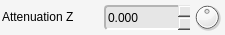
         <widget class="QFrame" name="attenuationZ">
          <property name="minimumSize">
           <size>
            <width>225</width>
            <height>35</height>
           </size>
          </property>
          <property name="maximumSize">
           <size>
            <width>225</width>
            <height>35</height>
           </size>
          </property>
          <property name="styleSheet">
           <string notr="true">background-color: rgb(245, 245, 245);
border-radius: 4px;</string>
          </property>
          <property name="frameShape">
           <enum>QFrame::NoFrame</enum>
          </property>
          <property name="frameShadow">
           <enum>QFrame::Plain</enum>
          </property>
          <property name="lineWidth">
           <number>0</number>
          </property>
          <widget class="QLabel" name="attenuationZ_lbl">
           <property name="geometry">
            <rect>
             <x>2</x>
             <y>2</y>
             <width>100</width>
             <height>30</height>
            </rect>
           </property>
           <property name="sizePolicy">
            <sizepolicy hsizetype="Fixed" vsizetype="Fixed">
             <horstretch>0</horstretch>
             <verstretch>0</verstretch>
            </sizepolicy>
           </property>
           <property name="minimumSize">
            <size>
             <width>100</width>
             <height>30</height>
            </size>
           </property>
           <property name="maximumSize">
            <size>
             <width>100</width>
             <height>30</height>
            </size>
           </property>
           <property name="font">
            <font>
             <weight>50</weight>
             <bold>false</bold>
            </font>
           </property>
           <property name="styleSheet">
            <string notr="true">border-width: 0px;</string>
           </property>
           <property name="text">
            <string>Attenuation Z</string>
           </property>
           <property name="margin">
            <number>1</number>
           </property>
          </widget>
          <widget class="QDoubleSpinBox" name="attenuationZ_value">
           <property name="geometry">
            <rect>
             <x>104</x>
             <y>5</y>
             <width>86</width>
             <height>25</height>
            </rect>
           </property>
           <property name="sizePolicy">
            <sizepolicy hsizetype="Fixed" vsizetype="Fixed">
             <horstretch>0</horstretch>
             <verstretch>0</verstretch>
            </sizepolicy>
           </property>
           <property name="minimumSize">
            <size>
             <width>86</width>
             <height>25</height>
            </size>
           </property>
           <property name="maximumSize">
            <size>
             <width>86</width>
             <height>25</height>
            </size>
           </property>
           <property name="styleSheet">
            <string notr="true">background-color: rgb(230, 230, 230);
border-top-color: rgb(180, 180, 180);
border-left-color: rgb(180, 180, 180);
border-bottom-color: rgb(255, 255, 255);
border-right-color: rgb(255, 255, 255);
border-style: solid;
border-width: 2px;</string>
           </property>
           <property name="frame">
            <bool>false</bool>
           </property>
           <property name="buttonSymbols">
            <enum>QAbstractSpinBox::UpDownArrows</enum>
           </property>
           <property name="decimals">
            <number>3</number>
           </property>
           <property name="minimum">
            <double>-9999.000000000000000</double>
           </property>
           <property name="maximum">
            <double>9999.000000000000000</double>
           </property>
           <property name="singleStep">
            <double>0.050000000000000</double>
           </property>
          </widget>
          <widget class="QDial" name="attenuationZ_dial">
           <property name="geometry">
            <rect>
             <x>192</x>
             <y>2</y>
             <width>30</width>
             <height>30</height>
            </rect>
           </property>
           <property name="sizePolicy">
            <sizepolicy hsizetype="Fixed" vsizetype="Fixed">
             <horstretch>0</horstretch>
             <verstretch>0</verstretch>
            </sizepolicy>
           </property>
           <property name="minimumSize">
            <size>
             <width>30</width>
             <height>30</height>
            </size>
           </property>
           <property name="maximumSize">
            <size>
             <width>30</width>
             <height>30</height>
            </size>
           </property>
           <property name="styleSheet">
            <string notr="true">border-width: 0px;</string>
           </property>
           <property name="minimum">
            <number>-10000</number>
           </property>
           <property name="maximum">
            <number>10000</number>
           </property>
          </widget>
         </widget>
